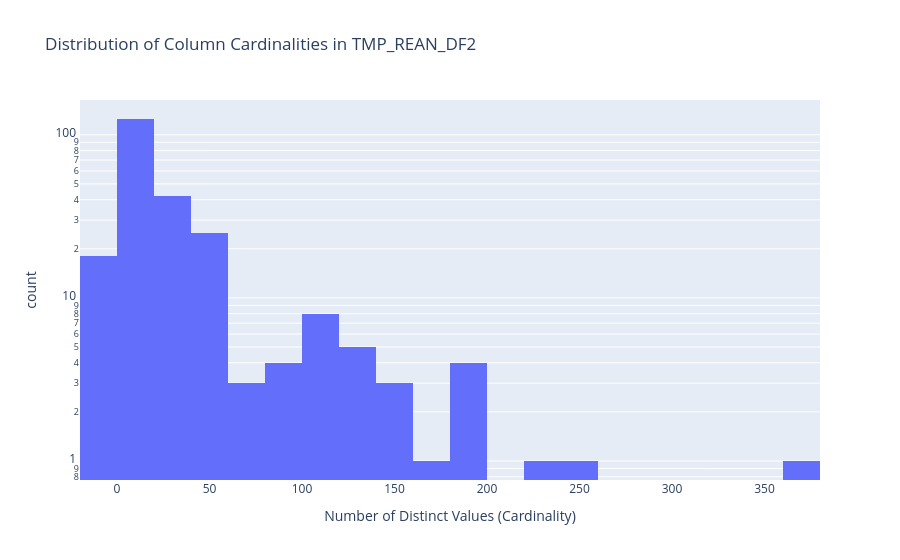

Write notebook code for a chart like this one.
### Markdown cell above
### 7.3. Data Complexity: Cardinality Analysis

#### 7.3.1. Data & Methods

[Instructions for AI Agent]:

Describe the data from `_column_profiles.json` and define the concept of cardinality.

[Content to Include]:

- Define cardinality as the number of unique values in a column.
- Explain that this analysis helps distinguish between identifier columns (high cardinality) and categorical or flag columns (low cardinality).

### Code cell
display_header("Column Cardinality Distribution")

if column_profiles_df is not None and not column_profiles_df.empty:
    # Create a full column identifier
    df = column_profiles_df.copy()
    df['full_column_name'] = df['tablename'] + '.' + df['column_name']

    # Display tables of highest and lowest cardinality columns
    display(Markdown("**Columns with Highest Cardinality (Most Unique)**"))
    display(df.nlargest(10, 'distinct_values_estimate')[['full_column_name', 'distinct_values_estimate']])

    display(Markdown("**Columns with Lowest Cardinality (Least Unique)**"))
    display(df[df['distinct_values_estimate'] > 1].nsmallest(10, 'distinct_values_estimate')[['full_column_name', 'distinct_values_estimate']])
    
    # Create a histogram of cardinalities to see the distribution
    fig = px.histogram(df, x='distinct_values_estimate', log_y=True, 
                       title=f'Distribution of Column Cardinalities in {DATABASE_NAME}',
                       labels={'distinct_values_estimate': 'Number of Distinct Values (Cardinality)'})
    fig.show()
else:
    print("No column profile data available.")

### Figure 1 — Plotly figure (JSON) as saved in the notebook; plotly's stock layout.template omitted (floating-point values rounded to 4 significant figures; data arrays with more than 128 entries replaced by an {"elided": "..."} marker saying what was removed)
{"data": [{"bingroup": "x", "hovertemplate": "Number of Distinct Values (Cardinality)=%{x}<br>count=%{y}<extra></extra>", "legendgroup": "", "marker": {"color": "#636efa", "pattern": {"shape": ""}}, "name": "", "orientation": "v", "showlegend": false, "type": "histogram", "x": {"elided": "241 float values"}, "xaxis": "x", "yaxis": "y"}], "layout": {"barmode": "relative", "legend": {"tracegroupgap": 0}, "title": {"text": "Distribution of Column Cardinalities in TMP_REAN_DF2"}, "xaxis": {"anchor": "y", "domain": [0, 1], "title": {"text": "Number of Distinct Values (Cardinality)"}}, "yaxis": {"anchor": "x", "domain": [0, 1], "title": {"text": "count"}, "type": "log"}}}
